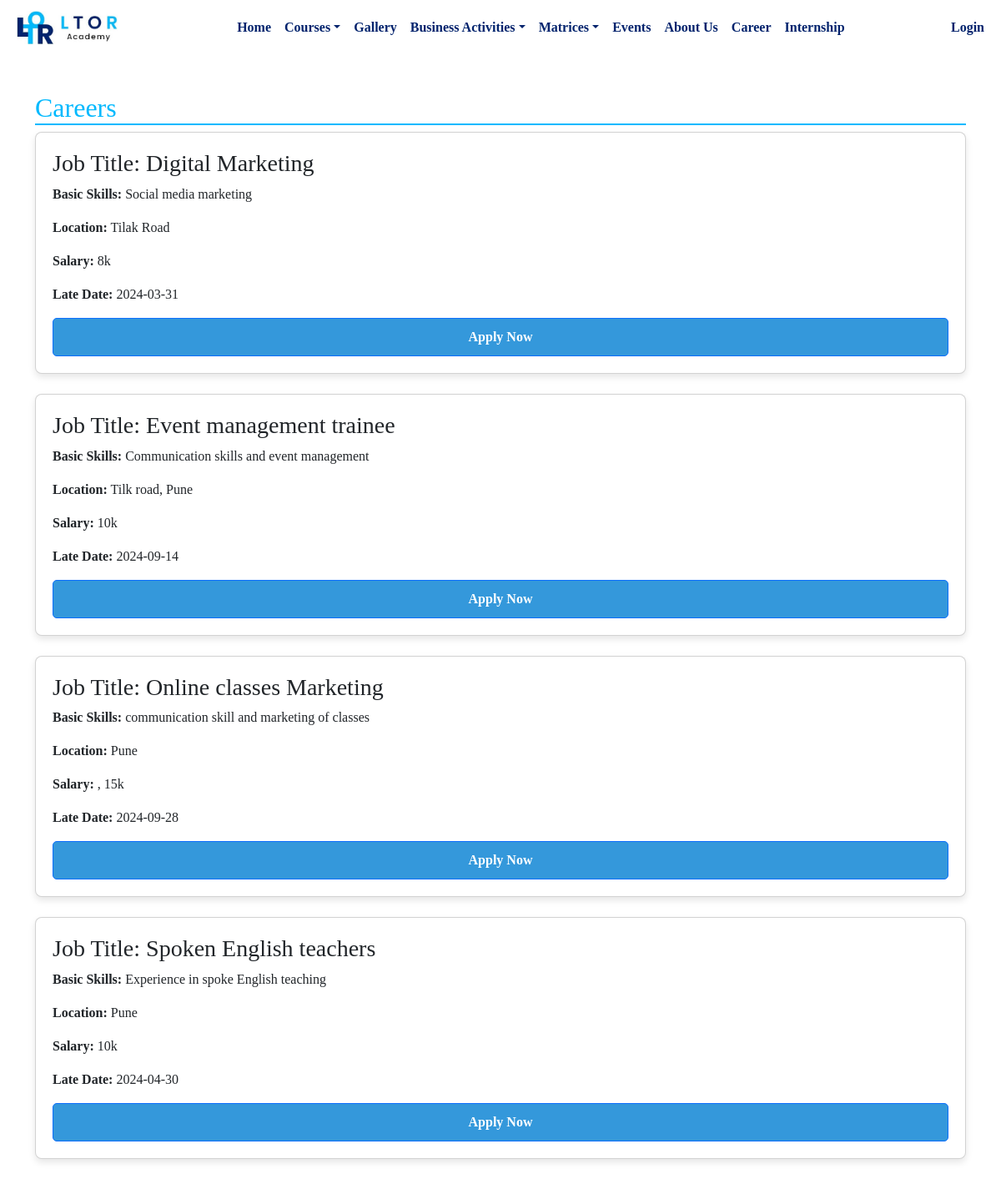
Page /ppsltor/Career.php on the committed database.
### tables this page shows
CREATE TABLE `job_vacancies` (
  `id` int(11) NOT NULL,
  `job_title` varchar(255) NOT NULL,
  `skills_required` text NOT NULL,
  `location` varchar(255) NOT NULL,
  `salary` varchar(100) NOT NULL,
  `late_date` date NOT NULL,
  `status` int(11) NOT NULL DEFAULT 1
);

### ppsltor/Career.php (the view, shortened to what this page needs)
<!DOCTYPE html>
<html lang="en">
<head>
    <link rel="stylesheet" href="https://cdnjs.cloudflare.com/ajax/libs/font-awesome/5.15.3/css/all.min.css">
    <link href="https://cdn.jsdelivr.net/npm/bootstrap@5.3.0/dist/css/bootstrap.min.css" rel="stylesheet">
    <link rel="stylesheet" href="css/career.css">
</head>
<body>
    <?php include('navbar.php');?>
    <section class="container mt-5">
        <h2 style="margin-top:110px">Careers</h2>
        <?php
            $sql = "SELECT * FROM job_vacancies WHERE status = 1";
            $result = mysqli_query($con, $sql);
            if (mysqli_num_rows($result) > 0) {
                while ($row = mysqli_fetch_assoc($result)) {
                    $jobTitle = $row['job_title'];
                    $jobDescription = $row['skills_required'];
                    $location = $row['location'];
                    $salary = $row['salary'];
                    $lateDate = $row['late_date'];
                    ?>
        <div class="card job-card mb-4">
            <h3 class="card-title">Job Title: <?php echo $jobTitle; ?></h3>
            <p class="card-text"><strong>Basic Skills:</strong> <?php echo $jobDescription; ?></p>
            <p class="card-text"><strong>Location:</strong> <?php echo $location; ?></p>
            <p class="card-text"><strong>Salary:</strong> <?php echo $salary; ?></p>
            <p class="card-text"><strong>Late Date:</strong> <?php echo $lateDate; ?></p>
            <a href="#" class="btn btn-primary apply-button" data-toggle="modal" data-target="#applyModal">Apply Now</a>
        </div>
        <?php
    }
} else {
    echo "No job vacancies found.";
}
?>
</body>
</html>

### ppsltor/css/career.css (style rules this page uses)
h2 { color: #00b9fe; border-bottom: 2px solid #00b9fe; }
.job-card { background-color: #fff; box-shadow: 0 4px 8px rgba(0, 0, 0, 0.1); border-radius: 8px; padding: 20px; margin-bottom: 20px; }
.apply-button { display: inline-block; padding: 10px 20px; font-size: 16px; font-weight: bold; text-align: center; text-decoration: none; background-color: #3498db; color: #ffffff; border-radius: 5px; transition: background-color 0.3s; }

### ppsltor/navbar.php (style rules this page uses)
body { font-family: 'Cambria'; }

### rows in the picture
job_vacancies: job_title "Digital Marketing", skills_required "Social media marketing", location "Tilak Road", salary "8k", late_date "2024-03-31"
job_vacancies: job_title "Event management trainee", skills_required "Communication skills and event management", location "Tilk road, Pune", salary "10k", late_date "2024-09-14"
job_vacancies: job_title "Online classes Marketing", skills_required "communication skill and marketing of classes", location "Pune", salary ", 15k", late_date "2024-09-28"
job_vacancies: job_title "Spoken English teachers", skills_required "Experience in spoke English teaching", location "Pune", salary "10k", late_date "2024-04-30"
